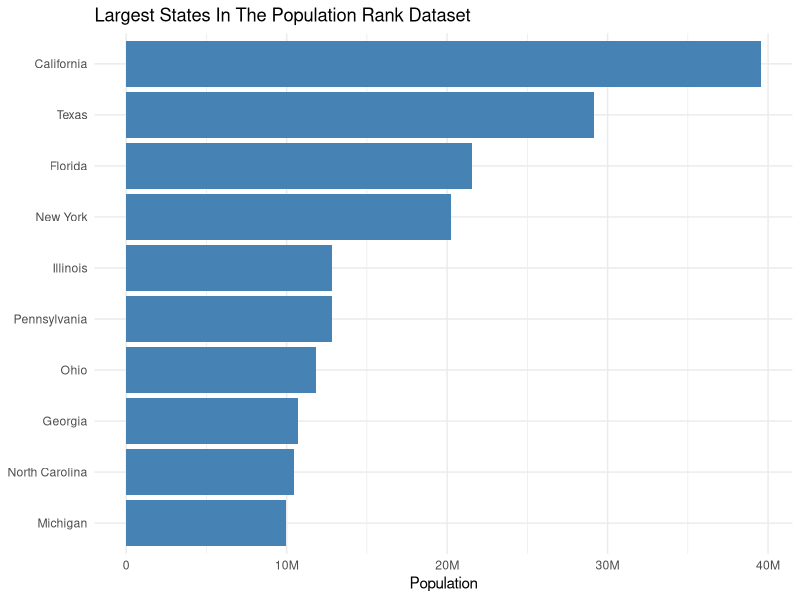
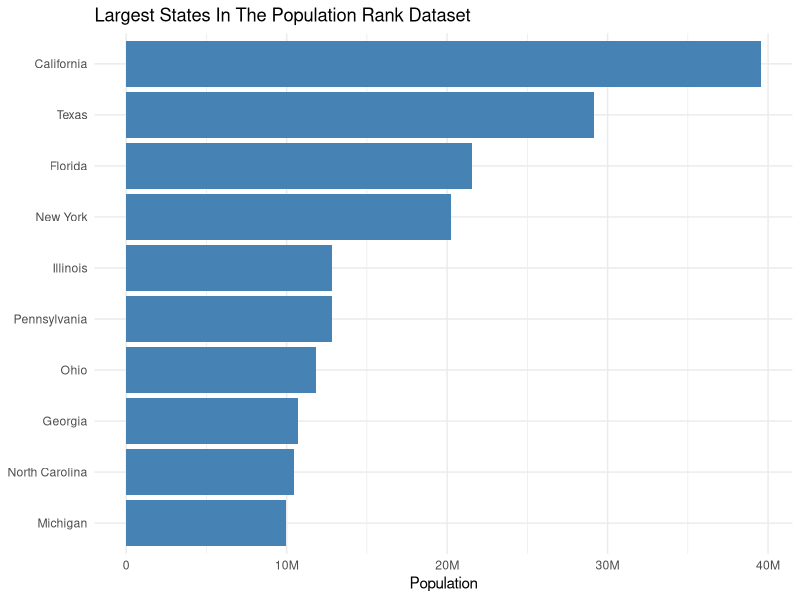
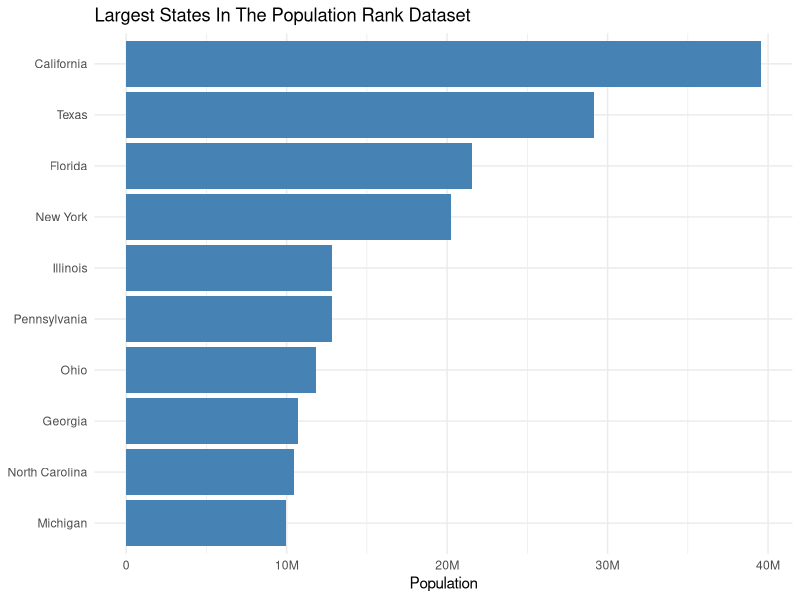
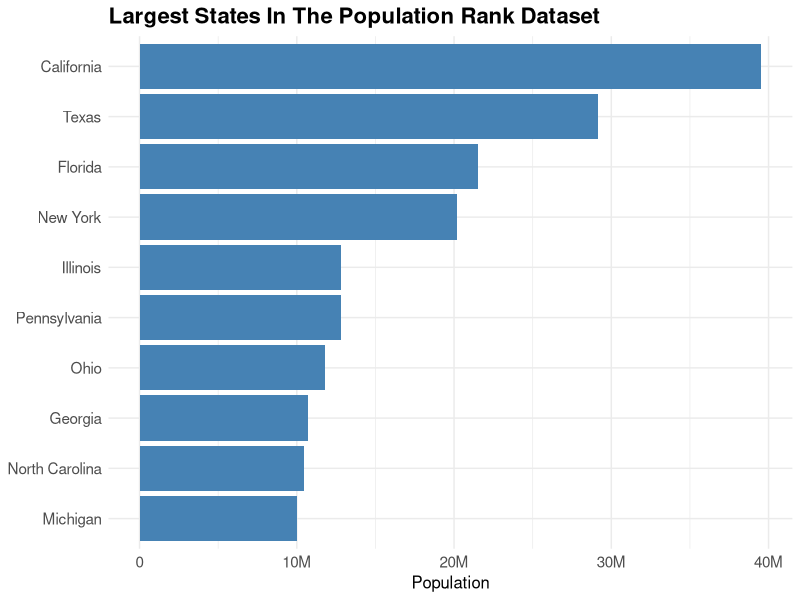

These figures' R source, in order:
## ---- chunk 1
#| include: false
library(dplyr)
library(ggplot2)
## ---- chunk 2
states <- readr::read_csv("data/real/state_population_ranks.csv")

top_states <- states |>
  slice_max(population, n = 10) |>
  mutate(state_name = reorder(state_name, population))

p1 <- ggplot(top_states, aes(x = state_name, y = population)) +
  geom_col(fill = "steelblue") +
  coord_flip() +
  scale_y_continuous(labels = scales::label_number(scale_cut = scales::cut_short_scale())) +
  labs(
    title = "Largest States In The Population Rank Dataset",
    x = NULL,
    y = "Population"
  ) +
  theme_minimal()

p1
## ---- chunk 3
#| fig-width: 3.5
#| fig-height: 2.4

p1
## ---- chunk 4
#| fig-width: 5
#| fig-height: 12

p1
## ---- chunk 5
#| fig-width: 8
#| fig-height: 6

p2 <- p1 +
  theme(
    plot.title = element_text(size = 16, face = "bold"),
    axis.text = element_text(size = 11),
    axis.title = element_text(size = 12)
  )

p2
